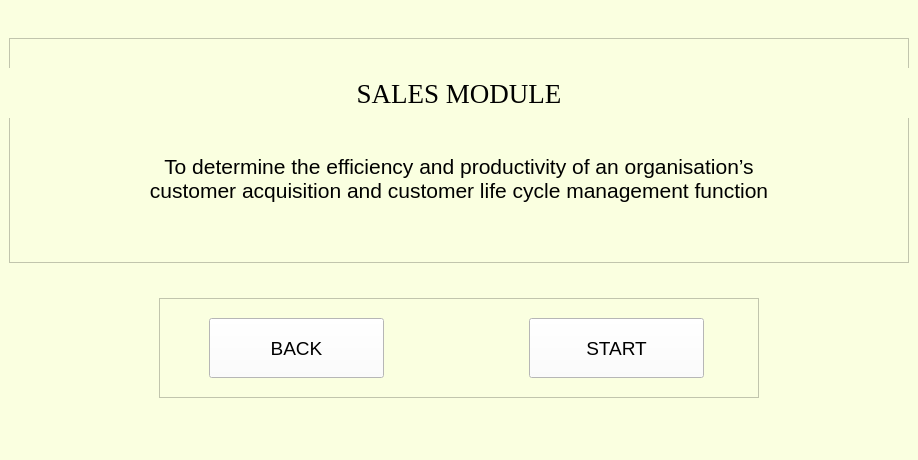
<?xml version="1.0" encoding="UTF-8"?>
<ui version="4.0">
 <class>MainWindow</class>
 <widget class="QMainWindow" name="MainWindow">
  <property name="geometry">
   <rect>
    <x>0</x>
    <y>0</y>
    <width>914</width>
    <height>460</height>
   </rect>
  </property>
  <property name="sizePolicy">
   <sizepolicy hsizetype="Expanding" vsizetype="Expanding">
    <horstretch>0</horstretch>
    <verstretch>0</verstretch>
   </sizepolicy>
  </property>
  <property name="mouseTracking">
   <bool>false</bool>
  </property>
  <property name="windowTitle">
   <string>MainWindow</string>
  </property>
  <property name="styleSheet">
   <string notr="true">background-color: rgb(250, 255, 224);</string>
  </property>
  <widget class="QWidget" name="centralwidget">
   <layout class="QVBoxLayout" name="verticalLayout">
    <item alignment="Qt::AlignHCenter">
     <widget class="QFrame" name="frame_12">
      <property name="minimumSize">
       <size>
        <width>900</width>
        <height>225</height>
       </size>
      </property>
      <property name="maximumSize">
       <size>
        <width>900</width>
        <height>225</height>
       </size>
      </property>
      <property name="frameShape">
       <enum>QFrame::StyledPanel</enum>
      </property>
      <property name="frameShadow">
       <enum>QFrame::Raised</enum>
      </property>
      <widget class="QLabel" name="heading">
       <property name="geometry">
        <rect>
         <x>0</x>
         <y>30</y>
         <width>900</width>
         <height>50</height>
        </rect>
       </property>
       <property name="sizePolicy">
        <sizepolicy hsizetype="Preferred" vsizetype="Preferred">
         <horstretch>0</horstretch>
         <verstretch>0</verstretch>
        </sizepolicy>
       </property>
       <property name="minimumSize">
        <size>
         <width>900</width>
         <height>50</height>
        </size>
       </property>
       <property name="maximumSize">
        <size>
         <width>900</width>
         <height>50</height>
        </size>
       </property>
       <property name="font">
        <font>
         <family>Times New Roman</family>
         <pointsize>20</pointsize>
         <weight>50</weight>
         <italic>false</italic>
         <bold>false</bold>
        </font>
       </property>
       <property name="styleSheet">
        <string notr="true"/>
       </property>
       <property name="text">
        <string>SALES MODULE</string>
       </property>
       <property name="alignment">
        <set>Qt::AlignCenter</set>
       </property>
       <property name="wordWrap">
        <bool>false</bool>
       </property>
      </widget>
      <widget class="QLabel" name="label0">
       <property name="geometry">
        <rect>
         <x>50</x>
         <y>90</y>
         <width>800</width>
         <height>100</height>
        </rect>
       </property>
       <property name="sizePolicy">
        <sizepolicy hsizetype="Preferred" vsizetype="Preferred">
         <horstretch>0</horstretch>
         <verstretch>0</verstretch>
        </sizepolicy>
       </property>
       <property name="minimumSize">
        <size>
         <width>800</width>
         <height>100</height>
        </size>
       </property>
       <property name="maximumSize">
        <size>
         <width>800</width>
         <height>100</height>
        </size>
       </property>
       <property name="font">
        <font>
         <family>Arial</family>
         <pointsize>16</pointsize>
         <weight>50</weight>
         <italic>false</italic>
         <bold>false</bold>
        </font>
       </property>
       <property name="styleSheet">
        <string notr="true"/>
       </property>
       <property name="text">
        <string>To determine the efficiency and productivity of an organisation’s
customer acquisition and customer life cycle management function</string>
       </property>
       <property name="alignment">
        <set>Qt::AlignCenter</set>
       </property>
       <property name="wordWrap">
        <bool>false</bool>
       </property>
      </widget>
     </widget>
    </item>
    <item alignment="Qt::AlignHCenter">
     <widget class="QFrame" name="frame_9">
      <property name="minimumSize">
       <size>
        <width>600</width>
        <height>100</height>
       </size>
      </property>
      <property name="maximumSize">
       <size>
        <width>600</width>
        <height>100</height>
       </size>
      </property>
      <property name="frameShape">
       <enum>QFrame::StyledPanel</enum>
      </property>
      <property name="frameShadow">
       <enum>QFrame::Raised</enum>
      </property>
      <widget class="QPushButton" name="nextButton">
       <property name="geometry">
        <rect>
         <x>370</x>
         <y>20</y>
         <width>175</width>
         <height>60</height>
        </rect>
       </property>
       <property name="sizePolicy">
        <sizepolicy hsizetype="Preferred" vsizetype="Preferred">
         <horstretch>0</horstretch>
         <verstretch>0</verstretch>
        </sizepolicy>
       </property>
       <property name="minimumSize">
        <size>
         <width>175</width>
         <height>60</height>
        </size>
       </property>
       <property name="maximumSize">
        <size>
         <width>175</width>
         <height>60</height>
        </size>
       </property>
       <property name="font">
        <font>
         <family>Arial</family>
         <pointsize>14</pointsize>
         <weight>50</weight>
         <italic>false</italic>
         <bold>false</bold>
        </font>
       </property>
       <property name="styleSheet">
        <string notr="true">background-color: rgb(255, 255, 255);</string>
       </property>
       <property name="text">
        <string>START</string>
       </property>
      </widget>
      <widget class="QPushButton" name="backButton">
       <property name="geometry">
        <rect>
         <x>50</x>
         <y>20</y>
         <width>175</width>
         <height>60</height>
        </rect>
       </property>
       <property name="sizePolicy">
        <sizepolicy hsizetype="Preferred" vsizetype="Preferred">
         <horstretch>0</horstretch>
         <verstretch>0</verstretch>
        </sizepolicy>
       </property>
       <property name="minimumSize">
        <size>
         <width>175</width>
         <height>60</height>
        </size>
       </property>
       <property name="maximumSize">
        <size>
         <width>175</width>
         <height>60</height>
        </size>
       </property>
       <property name="font">
        <font>
         <family>Arial</family>
         <pointsize>14</pointsize>
         <weight>50</weight>
         <italic>false</italic>
         <bold>false</bold>
        </font>
       </property>
       <property name="styleSheet">
        <string notr="true">background-color: rgb(255, 255, 255);</string>
       </property>
       <property name="text">
        <string>BACK</string>
       </property>
      </widget>
     </widget>
    </item>
   </layout>
  </widget>
  <widget class="QMenuBar" name="menubar">
   <property name="geometry">
    <rect>
     <x>0</x>
     <y>0</y>
     <width>914</width>
     <height>21</height>
    </rect>
   </property>
  </widget>
  <widget class="QStatusBar" name="statusbar"/>
 </widget>
 <resources/>
 <connections/>
</ui>
